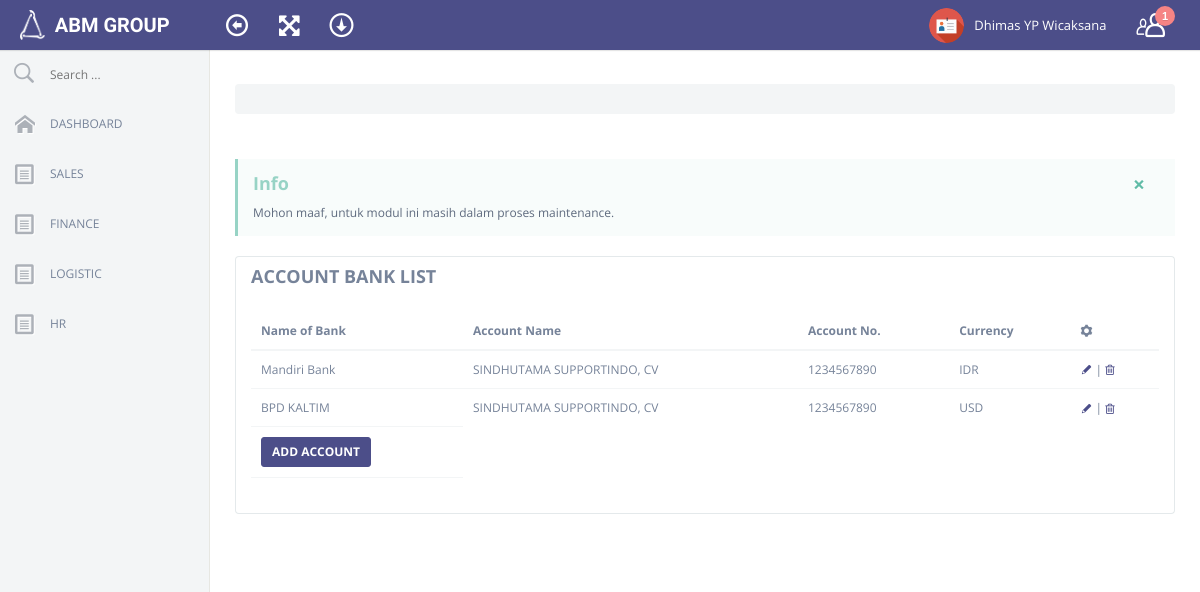
Screenshot of /list_bank.php (signed in) with the database file from the repository.
### tables this page shows
CREATE TABLE IF NOT EXISTS `employee` (
`id_karyawan` int(255) NOT NULL,
  `no_pegawai` int(255) DEFAULT NULL,
  `join_date` varchar(100) DEFAULT '',
  `status_karyawan` varchar(1000) DEFAULT '',
  `kode_company` varchar(100) DEFAULT '',
  `nama_depan` varchar(1000) DEFAULT '',
  `nama_tengah` varchar(1000) DEFAULT '',
  `nama_belakang` varchar(1000) DEFAULT '',
  `tempat_lahir` varchar(1000) DEFAULT '',
  `ttl_karyawan` varchar(1000) DEFAULT '',
  `alamat_karyawan` varchar(1000) DEFAULT '',
  `kota_karyawan` varchar(1000) DEFAULT '',
  `kodepos_karyawan` int(255) DEFAULT NULL,
  `propinsi_karyawan` varchar(1000) DEFAULT '',
  `negara_karyawan` varchar(1000) DEFAULT '',
  `telpon_karyawan` varchar(1000) DEFAULT '',
  `mobile_karyawan` varchar(1000) DEFAULT '',
  `email_karyawan` varchar(1000) DEFAULT '',
  `job_tittle` varchar(1000) DEFAULT '',
  `basic_salary` int(255) DEFAULT NULL,
  `meals_salary` int(255) DEFAULT NULL,
  `npwp` varchar(1000) DEFAULT '',
  `bpjs` varchar(1000) DEFAULT '',
  `sex` varchar(1000) DEFAULT '',
  `martial_status` varchar(1000) DEFAULT '',
  `spouse_name` varchar(1000) DEFAULT '',
  `no_child` int(10) DEFAULT NULL,
  `emergency_contact` varchar(1000) DEFAULT '',
  `emergency_phone` varchar(1000) DEFAULT '',
  `id_type` varchar(1000) DEFAULT '',
  `id_no` varchar(1000) DEFAULT '',
  `foto` varchar(1000) DEFAULT '',
  `status` int(10) DEFAULT NULL,
  `vis` int(10) DEFAULT NULL,
  `create_user` varchar(1000) DEFAULT '',
  `create_date` varchar(1000) DEFAULT '',
  `modified_user` varchar(1000) DEFAULT '',
  `modified_date` varchar(1000) DEFAULT ''
);

CREATE TABLE IF NOT EXISTS `accountbank` (
`id_aBank` int(11) unsigned NOT NULL,
  `name_bank` varchar(1000) DEFAULT NULL,
  `account_no` varchar(1000) DEFAULT NULL,
  `kode_company` varchar(1000) DEFAULT NULL,
  `type_account` varchar(1000) DEFAULT NULL,
  `date_create` varchar(1000) DEFAULT NULL,
  `remark` text,
  `vis` int(11) unsigned NOT NULL,
  `mod_date` varchar(1000) DEFAULT NULL,
  `mod_user` varchar(1000) DEFAULT NULL
);

CREATE TABLE IF NOT EXISTS `company` (
`id_company` int(255) NOT NULL,
  `akta_notaris` varchar(1000) NOT NULL DEFAULT '',
  `npwp` varchar(100) DEFAULT NULL,
  `type_industry` varchar(1000) DEFAULT NULL,
  `skala_usaha` varchar(100) DEFAULT NULL,
  `kode_company` varchar(1000) NOT NULL,
  `nama_company` varchar(1000) NOT NULL,
  `kota_lahir` varchar(100) NOT NULL,
  `tanggal_lahir` varchar(100) NOT NULL,
  `direktur` varchar(1000) NOT NULL,
  `coms_1` varchar(1000) DEFAULT NULL,
  `coms_2` varchar(1000) DEFAULT NULL,
  `alamat_company` text NOT NULL,
  `kota_company` varchar(1000) NOT NULL,
  `kodepos_company` int(255) NOT NULL,
  `propinsi_company` varchar(1000) NOT NULL,
  `negara_company` varchar(1000) NOT NULL,
  `telpon_company` varchar(1000) NOT NULL,
  `email_company` varchar(1000) NOT NULL,
  `situs` varchar(100) NOT NULL,
  `domain` varchar(1000) NOT NULL,
  `vis` int(10) NOT NULL,
  `create_user` varchar(1000) NOT NULL,
  `create_date` varchar(1000) NOT NULL,
  `modified_user` varchar(1000) NOT NULL,
  `modified_date` varchar(1000) NOT NULL
);

CREATE TABLE IF NOT EXISTS `currency` (
`idCurrency` int(255) NOT NULL,
  `description` varchar(1000) NOT NULL,
  `symbol` varchar(1000) NOT NULL,
  `nation` varchar(1000) NOT NULL,
  `vis` int(10) NOT NULL,
  `createUser` varchar(1000) NOT NULL,
  `createDate` varchar(1000) NOT NULL,
  `modUser` varchar(1000) NOT NULL,
  `modDate` varchar(1000) NOT NULL
);

### date_format.php (called while the page is built)
<?PHP
	  $today = date("Y-m-d");
?>

### list_bank.php (the view, shortened to what this page needs)
<?PHP
	  $id2=$_SESSION['SESS_MEMBER_ID'];
	  $tampil= mysql_query("select * from user where id_pegawai='$id2'");
	  $data_tampil = mysql_fetch_array($tampil);
	  $kd_role = $data_tampil['role'];
    $peg = $data_tampil['nama_pegawai'];
	if ($kd_role == "1") {
  include ("head_meta.php");
?>
<body>
  <?PHP
  include ("header.php");
  include ("sidebar.php");
  include ("date_format.php");
  ?>
<div id="content">
  <div class="content-wrapper">
    <div class="row">
      <div class="col-lg-12 heading">
        <br>
        <ul id="crumb" class="breadcrumb">
        </ul>
      </div>
    </div>
    <div class=outlet>
      <div class=row>
        <div class=col-lg-12>
          <div class="bs-callout bs-callout-info fade in">
            <button type=button class=close data-dismiss=alert aria-hidden=true>&times;</button>
            <h4>Info</h4>
            <p>Mohon maaf, untuk modul ini masih dalam proses maintenance.</p>
          </div>
        </div>
      </div>
      <div class=row>
        <div class=col-lg-12>
          <div class="panel panel-default plain panelRefresh">
            <div class="panel-heading white-bg">
              <h4>ACCOUNT BANK LIST</h4>
            </div>
            <div class=panel-body>
              <table class="table display" id=datatable>
                <thead>
                  <tr>
                    <th>Name of Bank
                    <th>Account Name
                    <th>Account No.
                    <th>Currency
                    <th><i class="im-cog"></i>
                <tbody>
					<?PHP $bnk= mysql_query("select * from accountBank where vis='0' order by id_aBank");
						While($bnk2= mysql_fetch_assoc($bnk)) {
								echo '<tr class="odd gradeX">';
								echo '<td>'.$bnk2['name_bank'];
                          $cmpy=$bnk2['kode_company'];
                          $cmpy2= mysql_query("select * from `company` where kode_company='$cmpy'") or die(mysql_error());
                          $cmpy3= mysql_result($cmpy2, 0, 'nama_company');
                echo '<td>'.$cmpy3;
                echo '<td>'.$bnk2['account_no'];
                          $kurs=$bnk2['type_account'];
                          $kurs2= mysql_query("select * from `currency` where idCurrency='$kurs'") or die(mysql_error());
                          $kurs3= mysql_result($kurs2, 0, 'symbol');
                echo '<td>'.$kurs3;
                echo '<td><a href="edit_bank.php?kd='.$bnk2["id_aBank"].'" target="_Blank"><i class="en-pencil"></i></a> | ';
								echo '<a href="sys/engine/del_bank.php?kd='.$bnk2["id_aBank"].'&&dt='.$today.'&&pg='.$peg.'&&clt='.$bnk2["account_no"].'&&swch=1" onclick=\'return confirm("Anda yakin ingin menghapus?")\'><i class="fa-trash"></i></a>';
							}
					?>
                <tfoot>
                  <tr>
                    <th><a href="add_accbank.php" target="_Blank"><button type=button class="btn btn-sm btn-primary">ADD ACCOUNT</button></a>
              </table>
            </div>
          </div>
        </div>
      </div>
    </div>
  </div>
</div>
<?PHP 	}  else { header("Location: error_page.php"); } ?>

### header.php (shortened to what this page needs)
Start #header -->
<div id="header">
  <div class=container-fluid>
    <div class=navbar>
      <div class="navbar-header">
        <a class=navbar-brand href=dashboard.php>
          <img style="margin: 5px 5px 10px 20px;" width="25" height="30" src=assets/img/logo01.png>
            <span class=text-logo>ABM GROUP</span><span class=text-slogan></span></a></div>
              <nav class=top-nav role=navigation>
                <ul class="nav navbar-nav pull-left">
                  <li id="toggle-sidebar-li"><a href=# id="toggle-sidebar"><i class=en-arrow-left2></i></a></li>
                  <li><a href=# class=full-screen><i class=fa-fullscreen></i></a></li>
                  <li><a href=# id="toggle-header-area"><i class=ec-download></i></a></li>
                </ul>
        <ul class="nav navbar-nav pull-right">
          <?PHP
                $idu= $data_tampil['nama_pegawai'];
                $idu2= mysql_query("select * from employee where nama_depan='$idu'") or die(mysql_error());
                $idu4= mysql_result($idu2, 0, 'nama_depan');
                $idu5= mysql_result($idu2, 0, 'nama_tengah');
                $idu6= mysql_result($idu2, 0, 'nama_belakang');
          ?>
          <li class=dropdown>
            <a href=# data-toggle=dropdown>
              <img class=user-avatar src=assets/img/ico/profile.png >
              <?PHP echo $idu4 ?> <?PHP echo $idu5 ?> <?PHP echo $idu6 ?>
            </a>
          </li>
          <li id="toggle-right-sidebar-li"><a href=# id="toggle-right-sidebar"><i class="ec-users"></i> <span class="notification">1</span></a></li>
        </ul>
      </nav>
    </div>
  </div>
</div>

### rows the page displays
employee: nama_depan "Dhimas", nama_belakang "YP Wicaksana"
accountbank: name_bank "Mandiri Bank", company.nama_company "SINDHUTAMA SUPPORTINDO, CV", account_no "1234567890", currency.symbol "IDR"
accountbank: name_bank "BPD KALTIM", company.nama_company "SINDHUTAMA SUPPORTINDO, CV", account_no "1234567890", currency.symbol "USD"
